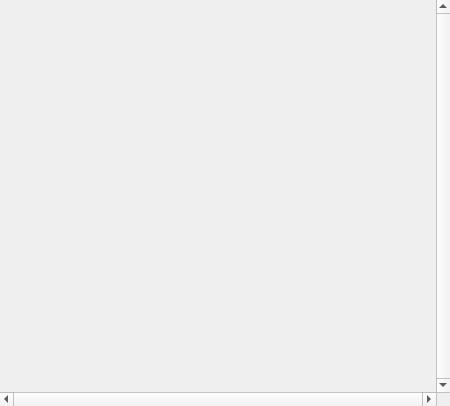
<?xml version="1.0" encoding="UTF-8"?>
<ui version="4.0">
 <class>Form_graphical</class>
 <widget class="QWidget" name="Form_graphical">
  <property name="geometry">
   <rect>
    <x>0</x>
    <y>0</y>
    <width>450</width>
    <height>406</height>
   </rect>
  </property>
  <property name="windowTitle">
   <string notr="true">Graphical Widget</string>
  </property>
  <layout class="QGridLayout" name="gridLayout">
   <property name="leftMargin">
    <number>0</number>
   </property>
   <property name="topMargin">
    <number>0</number>
   </property>
   <property name="rightMargin">
    <number>0</number>
   </property>
   <property name="bottomMargin">
    <number>0</number>
   </property>
   <property name="spacing">
    <number>0</number>
   </property>
   <item row="0" column="0">
    <widget class="QScrollArea" name="scrollArea">
     <property name="frameShape">
      <enum>QFrame::NoFrame</enum>
     </property>
     <property name="verticalScrollBarPolicy">
      <enum>Qt::ScrollBarAlwaysOn</enum>
     </property>
     <property name="horizontalScrollBarPolicy">
      <enum>Qt::ScrollBarAlwaysOn</enum>
     </property>
     <property name="widgetResizable">
      <bool>true</bool>
     </property>
     <widget class="QWidget" name="scrollAreaWidgetContents">
      <property name="geometry">
       <rect>
        <x>0</x>
        <y>0</y>
        <width>437</width>
        <height>393</height>
       </rect>
      </property>
      <layout class="QGridLayout" name="gridLayout_3">
       <property name="leftMargin">
        <number>0</number>
       </property>
       <property name="topMargin">
        <number>0</number>
       </property>
       <property name="rightMargin">
        <number>0</number>
       </property>
       <property name="bottomMargin">
        <number>0</number>
       </property>
       <property name="spacing">
        <number>0</number>
       </property>
       <item row="0" column="0">
        <widget class="QWidget" name="widget" native="true"/>
       </item>
      </layout>
     </widget>
    </widget>
   </item>
  </layout>
 </widget>
 <resources/>
 <connections/>
</ui>
